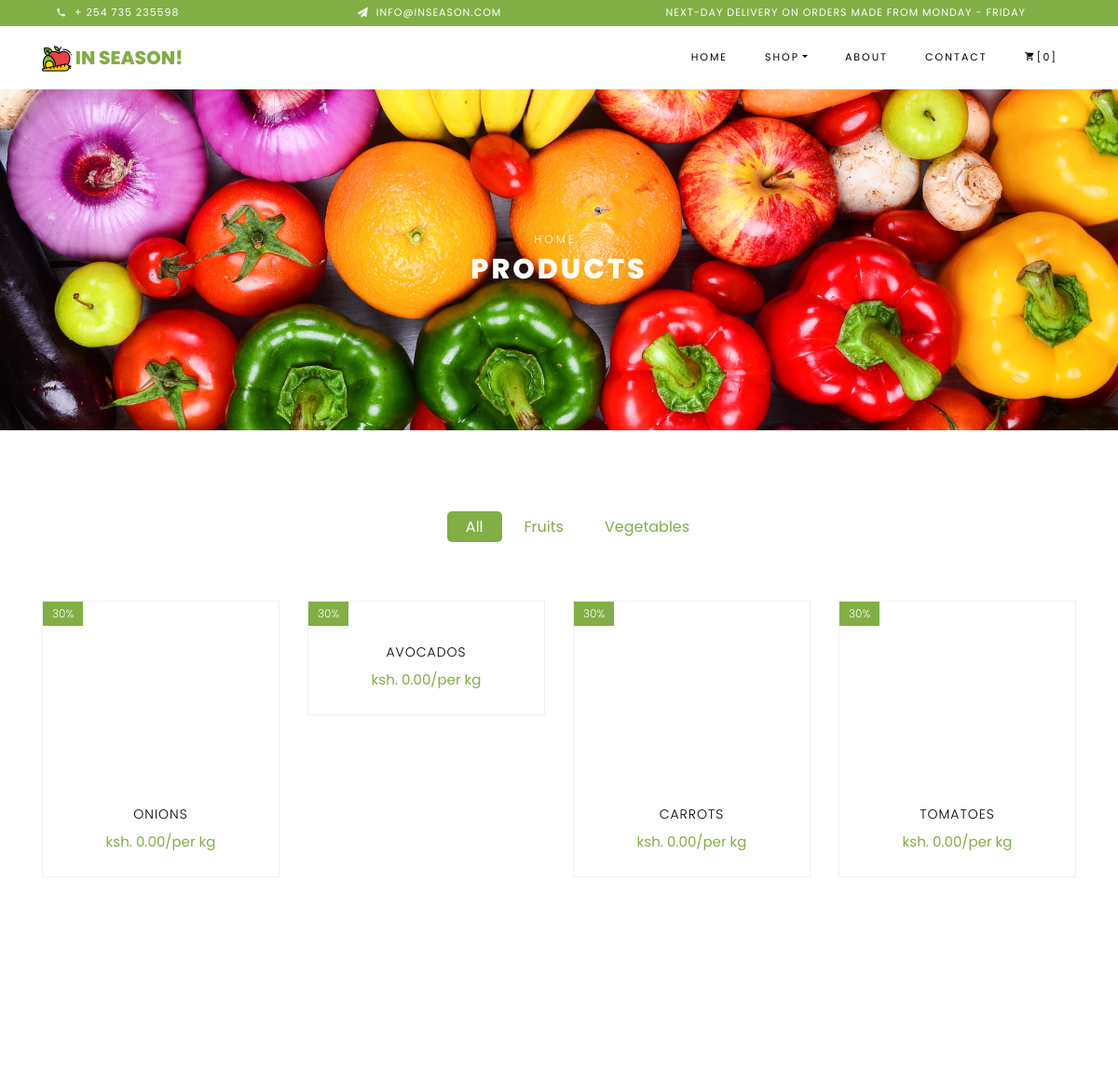
The page /shop/ (upper part) on the database as committed earlier.
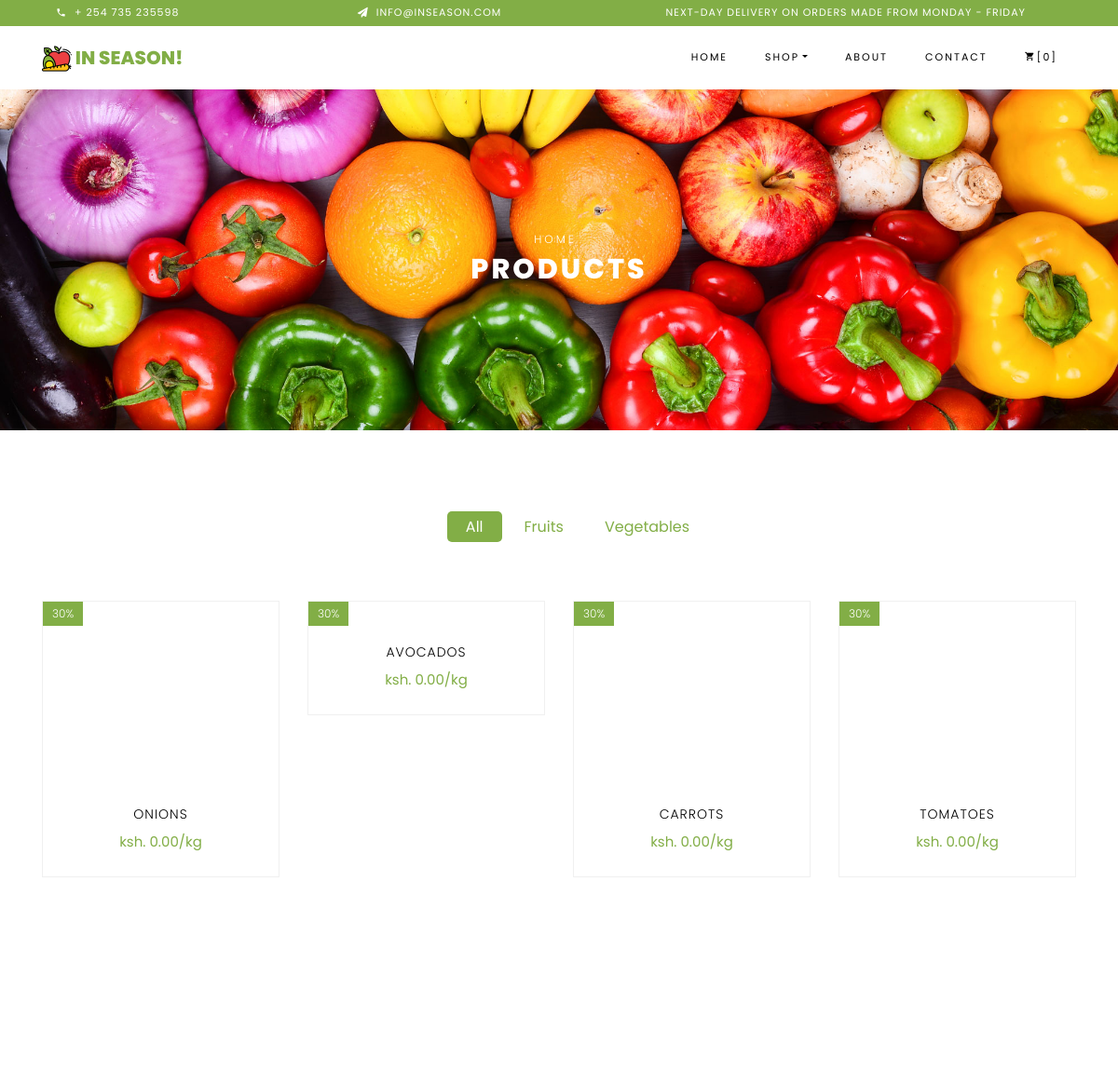
The same page on the database as committed later.
### static_site/models.py (models this page shows)
class Category(models.Model):
    name = models.CharField(max_length=25)
    def __str__(self):
        return self.name

class Product(models.Model):
    name = models.CharField(max_length=25)
    variety = models.CharField(max_length=25, blank=True, null=True)
    category = models.ForeignKey(Category, on_delete=models.CASCADE)
    currency = models.ForeignKey(Currency, on_delete=models.CASCADE, null=True)
    current_price = models.DecimalField(max_digits=6, decimal_places=2, default=Decimal('0.00'))
    old_price = models.DecimalField(max_digits=6, decimal_places=2, default=Decimal('0.00'))
    unit = models.ForeignKey(Unit, on_delete=models.CASCADE)
    amount_available = models.IntegerField(null=True)
    image = models.ImageField(upload_to='products/%Y.%m', blank=True, null=True)
    def __str__(self):
        return self.name

class Unit(models.Model):
    name = models.CharField(max_length=25)
    def __str__(self):
        return self.name

### static_site/views.py (the view)
# urls.py: path('shop/', views.shop, name='shop'),
def shop(request, category=''):
    category = request.GET.get('category') if request.GET.get('category') else category
    if category:
        cat = Category.objects.filter(name__iexact=category[:-1])[0]
        products = Product.objects.filter(category=cat)
        if request.is_ajax(): return filter_results(products)
    else:
        products = Product.objects.all()
    categ = Category.objects.all()
    in_basket = items_in_basket(request)
    capacity = len(in_basket)
    products = paginate(request, products)
    filtr = category[:-1]
    context = {'nbar': 'shop', 'categ': categ, 'products': products, 'filtr':filtr, 'in_basket': in_basket, 'capacity': capacity}
    return render(request, 'static_site/shop.html', context)

### static_site/helper_functions.py (called while the page is built)
def paginate(request, products):
    paginator = Paginator(products, 12)
    page = request.GET.get('page') if request.GET.get('page') else 1
    return paginator.get_page(page)

def items_in_basket(request):
    if 'user_orders' not in request.session:
        return []
    ans = [product for product in request.session['user_orders']['items'].keys()]
    return ans

### static_site/templates/static_site/shop.html (shortened to what this page needs)
{% extends './base.html'%} {% block content%} {% load static %}
<div class="hero-wrap hero-bread" style="background-image: url('/static/static_site/images/bg_2a.jpg');">
    <div class="container">
        <div class="row no-gutters slider-text align-items-center justify-content-center">
            <div class="col-md-9 ftco-animate text-center">
                <p class="breadcrumbs"><span class="mr-2"><a href="{% url 'static_site:home' %}">Home</a></span></p>
                <h1 class="mb-0 bread">Products</h1>
            </div>
        </div>
    </div>
</div>
<section class="ftco-section">
    <div class="container">
        <div class="row justify-content-center">
            <div class="col-md-10 mb-5 text-center">
                <ul class="product-category">
                    <li><a href="{% url 'static_site:shop' %}"
                        class="{% if not filtr %}active{% endif %} categButton" id="">All</a></li>
                    {% for category in categ %}
                    <li><a href="{% url 'static_site:shop' category|lower %}s"
                        class="{% if filtr == category.name|lower %}active{% endif %} categButton" id="{{category}}s">{{category}}s</a></li>
                    {% endfor %}
                </ul>
            </div>
        </div>
        {% include "./products.html" %}
    </div>
</section>
{% endblock%}

### static_site/templates/static_site/base.html (shortened to what this page needs)
{% load static %}
<!DOCTYPE html>
<html lang="en">
    <head>
        <link rel="stylesheet" href="{% static 'static_site/css/open-iconic-bootstrap.min.css' %}">
        <link rel="stylesheet" href="{% static 'static_site/css/animate.css' %}">
        <link rel="stylesheet" href="{% static 'static_site/css/owl.carousel.min.css' %}">
        <link rel="stylesheet" href="{% static 'static_site/css/owl.theme.default.min.css' %}">
        <link rel="stylesheet" href="{% static 'static_site/css/magnific-popup.css' %}">
        <link rel="stylesheet" href="{% static 'static_site/css/aos.css' %}">
        <link rel="stylesheet" href="{% static 'static_site/css/ionicons.min.css' %}">
        <link rel="stylesheet" href="{% static 'static_site/css/bootstrap-datepicker.css' %}">
        <link rel="stylesheet" href="{% static 'static_site/css/jquery.timepicker.css' %}">
        <link rel="stylesheet" href="{% static 'static_site/css/flaticon.css' %}">
        <link rel="stylesheet" href="{% static 'static_site/css/icomoon.css' %}">
        <link rel="stylesheet" href="{% static 'static_site/css/style.css' %}">
    </head>
    <body class="goto-here">
        <div class="py-1 bg-primary">
            <div class="container">
                <div class="row no-gutters d-flex align-items-start align-items-center px-md-0">
                    <div class="col-lg-12 d-block">
                        <div class="row d-flex mx-auto">
                            <div class="col-md pr-4 d-flex topper align-items-center">
                                <div class="icon mr-2 d-flex justify-content-center align-items-center"><span
                                        class="icon-phone2"></span></div>
                                <span class="text">+ 254 735 235598</span>
                            </div>
                            <div class="col-md pr-4 d-flex topper align-items-center">
                                <div class="icon mr-2 d-flex justify-content-center align-items-center"><span
                                        class="icon-paper-plane"></span></div>
                                <span class="text">info@inseason.com</span>
                            </div>
                            <div class="col-md-5 pr-4 d-flex topper align-items-center text-lg-right">
                                <span class="text">Next-day delivery on orders made from MONDAY - FRIDAY</span>
                            </div>
                        </div>
                    </div>
                </div>
            </div>
        </div>
        <nav class="navbar navbar-expand-lg navbar-dark ftco_navbar bg-dark ftco-navbar-light" id="ftco-navbar">
            <div class="container">
                <a class="navbar-brand" href="{% url 'static_site:home'%}">
                    <img src="{% static 'static_site/images/logo_deep.png' %}" width="32" height="32" alt="logo"> in
                    Season!
                </a>
                <div class="collapse navbar-collapse" id="ftco-nav">
                    <ul class="navbar-nav ml-auto">
                        <li class="nav-item {% if nbar == 'home' %}active{% endif %}"><a
                                href="{% url 'static_site:home'%}" class="nav-link">Home</a></li>
                        <li class="nav-item dropdown">
                            <a class="nav-link dropdown-toggle {% if nbar == 'shop' or nbar == 'product' or nbar == 'basket' or nbar == 'checkout' %}active{% endif %}"
                                id="dropdown04" data-toggle="dropdown" aria-haspopup="true"
                                aria-expanded="false">Shop</a>
                        </li>
                        <li class="nav-item {% if nbar == 'about' %}active{% endif %}"><a href="#"
                                class="nav-link">About</a></li>
                        <li class="nav-item {% if nbar == 'contact' %}active{% endif %}"><a href="#"
                                class="nav-link">Contact</a></li>
                        <li class="nav-item cta cta-colored"><a href="#" class="nav-link"><span
                                    class="icon-shopping_cart"></span>[{{capacity}}]</a></li>
                    </ul>
                </div>
            </div>
        </nav>
        {% block content %}{% endblock %}
    </body>
</html>

### static_site/templates/static_site/products.html (shortened to what this page needs)
{% load static %}
<div class="row product-row" id="product-row">
    {% for product in products %}
    <div class="col-md-6 col-lg-3 ftco-animate">
        <div class="product">
            <a href="#" class="img-prod"><img class="img-fluid" src="{{ product.image.url }}" alt="{{product}} image">
                <span class="status">30%</span>
            </a>
            <div class="text py-3 pb-4 px-3 text-center">
                <h3><a>{{ product }}s</a></h3>
                <div class="d-flex">
                    <div class="pricing">
                        <p class="price">
                            <span class="price-sale">ksh. {{ product.current_price }}/{{ product.unit }}</span>
                        </p>
                    </div>
                </div>
            </div>
        </div>
    </div>
    {% endfor %}
</div>

### static_site/static/static_site/css/icomoon.css (style rules this page uses)
[class^="icon-"], [class*=" icon-"] { font-family: 'icomoon' !important; speak: none; font-style: normal; font-weight: normal; font-variant: normal; text-transform: none; line-height: 1; -webkit-font-smoothing: antialiased; -moz-osx-font-smoothing: grayscale; }
.icon-paper-plane:before { content: "\f1d8"; }
.icon-phone2:before { content: "\e0cd"; }
.icon-shopping_cart:before { content: "\e8cc"; }

Rows that differ between the two databases and show on the page:
changed through a linked row, Product "ONION": unit "per kg" → "kg"
changed through a linked row, Product "AVOCADO": unit "per kg" → "kg"
changed through a linked row, Product "CARROT": unit "per kg" → "kg"
changed through a linked row, Product "TOMATOE": unit "per kg" → "kg"
